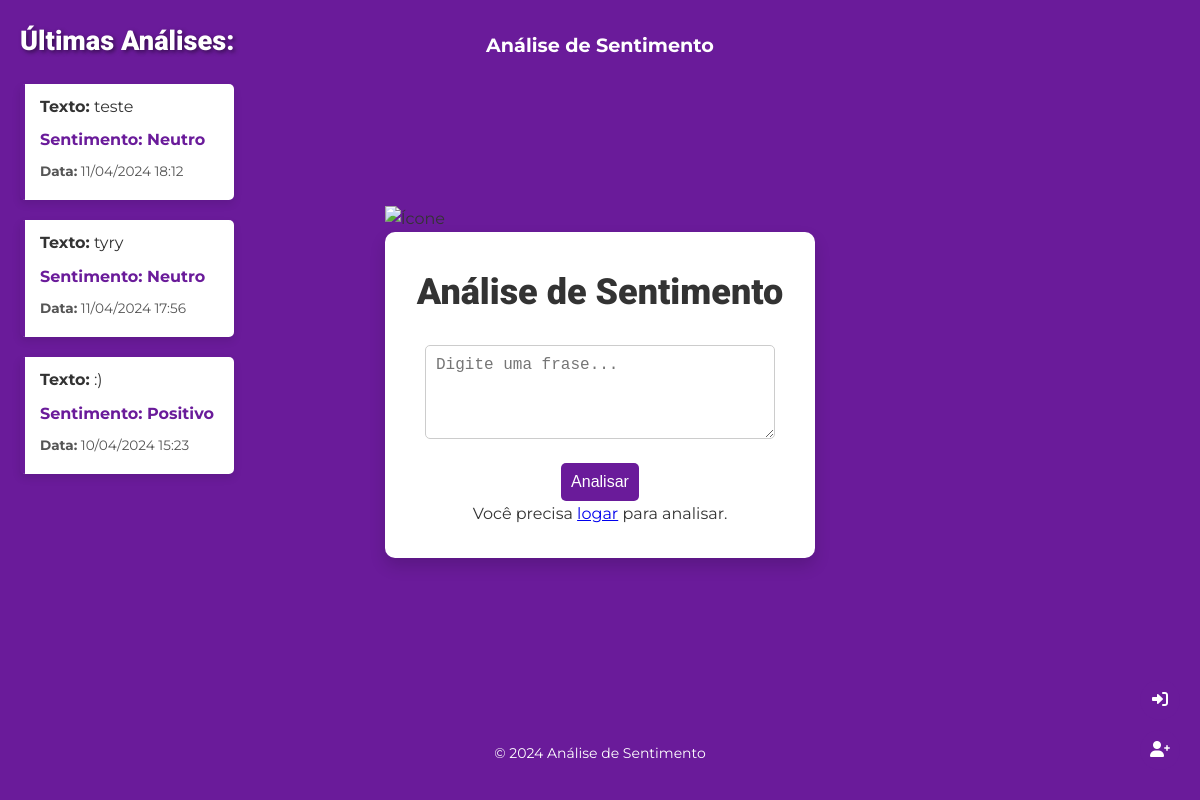
Before: / with the older database file.
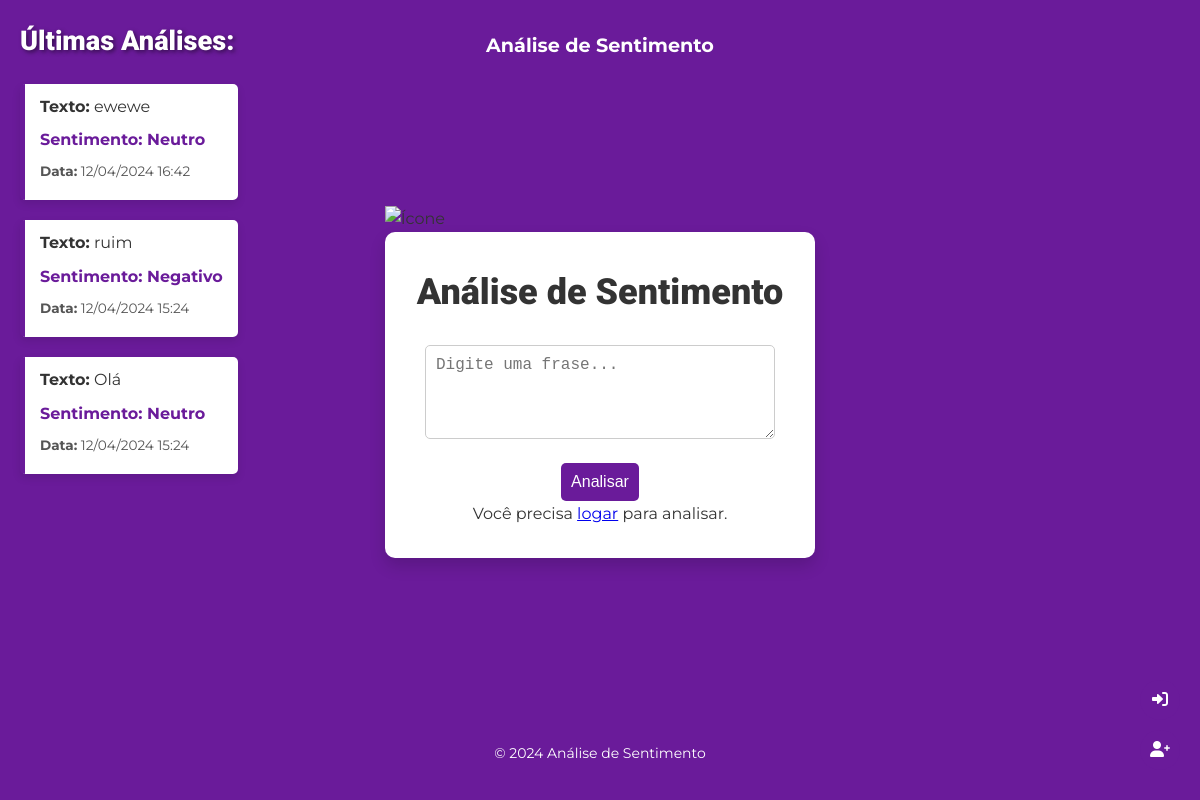
After: the same page with the newer database file.
### analisador/models.py (models this page shows, shortened)
class Frases(models.Model):
    OPCOES_CATEGORIA = [
        ("POSITIVO", "Positivo"),
        ("NEGATIVO", "Negativo"),
        ("NEUTRO", "Neutro"),
    ]
    texto = models.CharField(max_length=100, null=False, blank=False)
    resposta = models.TextField(null=False, blank=False)
    data_e_hora = models.DateTimeField(auto_now_add=True, null=False, blank=False)
    categoria = models.CharField(max_length=100, default='', choices=OPCOES_CATEGORIA)
    publicada = models.BooleanField(default=True)
    imagem = models.ImageField(upload_to="imagens/%Y/%m/%d/", blank=True)

### analisador/views.py (the view, shortened to what this page needs)
# urls.py: path('', views.home, name='home'),
def home(request):
    sentimento = request.session.get('sentimento', "")
    request.session.pop('sentimento', None)
    ultimas_frases = Frases.objects.filter(publicada=True).order_by('-data_e_hora')[:3]
    return render(request, 'home.html', {'ultimas_frases': ultimas_frases, 'sentimento': sentimento})

### analisador/templates/home.html (shortened to what this page needs)
{% extends 'base.html' %}
{% load static %}
{% block css %}
    <link rel="stylesheet" href="{% static 'css/style.css' %}">
    <link rel="stylesheet" href="https://cdnjs.cloudflare.com/ajax/libs/font-awesome/5.15.4/css/all.min.css">
{% endblock css %}
{% block content %}
    <div class="ultimas-analises-container">
        <h3 class="h3-respostas">Últimas Análises:</h3>
        {% for frase in ultimas_frases %}
            <div class="ultimas-analises-caixinha">
                <p class="ultimas-analises-texto"><strong>Texto:</strong> {{ frase.texto }}</p>
                <p class="ultimas-analises-sentimento"><strong>Sentimento:</strong> {{ frase.resposta }}</p>
                <p class="ultimas-analises-data"><strong>Data:</strong> {{ frase.data_e_hora|date:"d/m/Y H:i" }}</p>
            </div>
        {% endfor %}
    </div>
    <div class="container">
        <img src="{% static 'imagens/gatin.png' %}" alt="Ícone" class="gatin">
        <div class="card shadow animate__animated animate__fadeIn">
            <div class="card-body">
                <h1 class="text-center text-dark mb-4">Análise de Sentimento</h1>
                <form method="post" class="mb-3">
                    <div class="form-group text-center">
                        <textarea name="texto" class="form-control-textarea" rows="4" placeholder="Digite uma frase..." required></textarea>
                    </div>
                    {% if user.is_authenticated %}
                        <button type="submit" class="btn btn-analyze btn-block">Analisar</button>
                    {% else %}
                        <button type="submit" class="btn btn-analyze btn-block" disabled title="Você precisa estar logado para analisar">Analisar</button>
                        <p class="text-warning">Você precisa <a href="{% url 'login' %}">logar</a> para analisar.</p>
                    {% endif %}
                </form>
            </div>
        </div>
    </div>
{% endblock %}

### analisador/templates/base.html (shortened to what this page needs)
{% load static %}
{% load group_tags %}
<!DOCTYPE html>
<html lang="pt">
<head>
    {% block css %}{% endblock css %}
    <link rel="stylesheet" href="https://cdnjs.cloudflare.com/ajax/libs/font-awesome/6.0.0-beta3/css/all.min.css">
    <link rel="stylesheet" href="{% static 'css/base.css' %}">
</head>
<body>
    <header class="site-header">
        <div class="container header-content">
            <a href="/" class="logo">Análise de Sentimento</a>
        </div>
    </header>
    <main class="main-content">
        {% block content %}{% endblock %}
    </main>
        <div class="floating-icons">
            {% if user.is_authenticated %}
                <a href="{% url 'home' %}" class="icon"><i class="fas fa-home"></i></a>
                <a href="{% url 'logout' %}" class="icon"><i class="fas fa-sign-out-alt"></i></a>
                {% if user|has_group:"AdminGroup" %}
                    <a href="{% url 'admin_dashboard' %}" class="icon"><i class="fas fa-tachometer-alt"></i></a>
                {% endif %}
            {% else %}
                <a href="{% url 'login' %}" class="icon"><i class="fas fa-sign-in-alt"></i></a>
                <a href="{% url 'signup' %}" class="icon"><i class="fas fa-user-plus"></i></a>
            {% endif %}
        </div>
    <footer class="site-footer">
        <div class="container footer-content">
            <p>&copy; 2024 Análise de Sentimento</p>
        </div>
    </footer>
</body>
</html>

### analisador/static/css/style.css (style rules this page uses)
* { margin: 0; padding: 0; box-sizing: border-box; }
body { font-family: 'Montserrat', sans-serif; display: flex; flex-direction: column; justify-content: center; align-items: center; background-color: #6a1b9a; color: #333; line-height: 1.6; min-height: 100vh; }
.container { max-width: 400px; }
.card { border: none; border-radius: 10px; background-color: #fff; box-shadow: 0 4px 6px rgba(0, 0, 0, 0.1); }
.card-body { padding: 30px; text-align: center; }
h1 { font-family: 'Roboto', sans-serif; font-size: 2rem; font-weight: 900; color: #333; margin-bottom: 20px; }
.form-control-textarea { border: 1px solid #ccc; border-radius: 5px; padding: 10px; height: auto; font-size: 1rem; max-width: 350px; min-width: 150px; }
.btn-analyze { background-color: #6a1b9a; color: #fff; border: none; border-radius: 5px; margin-top: 1%; padding: 10px; font-size: 1rem; cursor: pointer; transition: background-color 0.3s ease; }
.animate__fadeIn { animation: fadeIn 0.5s ease; }
.gatin { width: 400px; height: 260px; }
.ultimas-analises-container { position: absolute; top: 0; left: 0; padding: 20px; z-index: 10; }
.ultimas-analises-caixinha { background-color: #ffffff; border-left: 5px solid #6a1b9a; margin-bottom: 20px; padding: 10px 15px; border-radius: 5px; box-shadow: 0 4px 8px rgba(0, 0, 0, 0.1); animation: fadeIn 0.5s ease; }
.ultimas-analises-texto, .ultimas-analises-sentimento, .ultimas-analises-data { margin-bottom: 8px; color: #333333; }
.ultimas-analises-sentimento { color: #6a1b9a; font-weight: bold; }
.ultimas-analises-data { font-size: 0.85rem; color: #555555; }
.h3-respostas { color: #ffffff; text-shadow: 2px 2px 4px rgba(0, 0, 0, 0.5); font-family: 'Roboto', sans-serif; font-weight: 900; font-size: 1.7rem; margin-bottom: 20px; }

### analisador/static/css/base.css (style rules this page uses)
body { font-family: 'Montserrat', sans-serif; display: flex; flex-direction: column; background-color: #6a1b9a; color: #333; min-height: 100vh; }
.container { max-width: 960px; margin: 20px auto; width: 100%; padding: 0 15px; }
.card { border: none; background-color: #fff; box-shadow: 0 0.5rem 1rem rgba(0, 0, 0, 0.15); margin-bottom: 2rem; border-radius: 10px; overflow: hidden; }
.card-body { padding: 2rem; }
h1, h2 { font-family: 'Roboto', sans-serif; color: #333; }
h1 { font-size: 2.25rem; margin-bottom: 1rem; }
.form-control-textarea { width: 100%; margin-top: 0.5rem; }
.btn-analyze { display: inline-block; margin-top: 1rem; }
.site-header, .site-footer { background-color: #6a1b9a; color: #fff; padding: 1rem 0; }
.site-footer { margin-top: auto; text-align: center; }
.footer-content { font-size: 0.875rem; }
.main-content { flex-grow: 1; display: flex; justify-content: center; align-items: center; }
.site-header { background-color: #6a1b9a; color: #fff; text-align: center; position: relative; display: flex; justify-content: space-between; padding: 10px 20px; }
.site-header .logo { font-weight: bolder; color: #fff; font-size: larger; text-decoration: none; display: inline-block; }
.floating-icons { position: fixed; bottom: 20px; right: 20px; z-index: 9999; }
.floating-icons .icon { display: block; width: 40px; height: 40px; background-color: #6a1b9a; color: #fff; border-radius: 50%; text-align: center; line-height: 40px; margin-bottom: 10px; transition: background-color 0.3s ease; }

Changed rows visible on the page:
removed Frases: texto "teste", resposta "Neutro", data_e_hora "11/04/2024 18:12"
removed Frases: texto "tyry", resposta "Neutro", data_e_hora "11/04/2024 17:56"
removed Frases: texto ":)", resposta "Positivo", data_e_hora "10/04/2024 15:23"
now on this page (row edited): Frases: texto "ewewe", resposta "Neutro", data_e_hora "12/04/2024 16:42"
now on this page (row edited): Frases: texto "ruim", resposta "Negativo", data_e_hora "12/04/2024 15:24"
now on this page (row edited): Frases: texto "Olá", resposta "Neutro", data_e_hora "12/04/2024 15:24"
